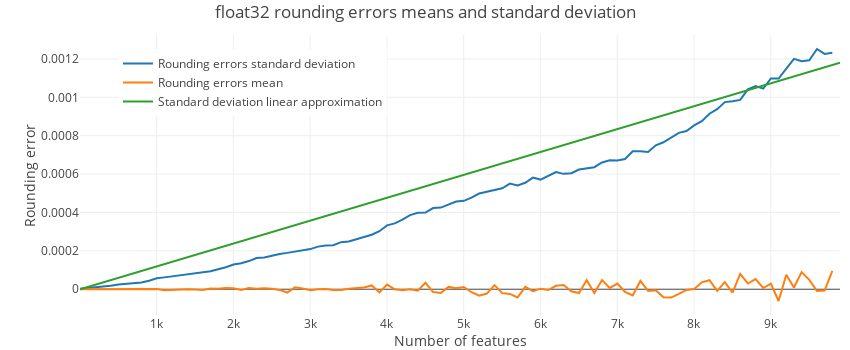

The code cell stored with this chart in its notebook:
### Code cell
def plot_f32():
    n = np.arange(2, 10000, 100)
    plt.iplot({
        'data': [
            { 'x': f32_sigma['features'], 'y': f32_sigma['sigma'][1:], 
              'name': 'Rounding errors standard deviation' },
            { 'x': f32_sigma['features'], 'y': f32_sigma['mean'][1:],
              'name': 'Rounding errors mean' },
            { 'x': n, 'y': n * f32_u,
              'name': 'Standard deviation linear approximation' },
        ],
        'layout': graph_layout('float32 rounding errors means and standard deviation')
    })
    sns.histplot(f32_delta['delta'], bins=30, kde=True)

plot_f32()
